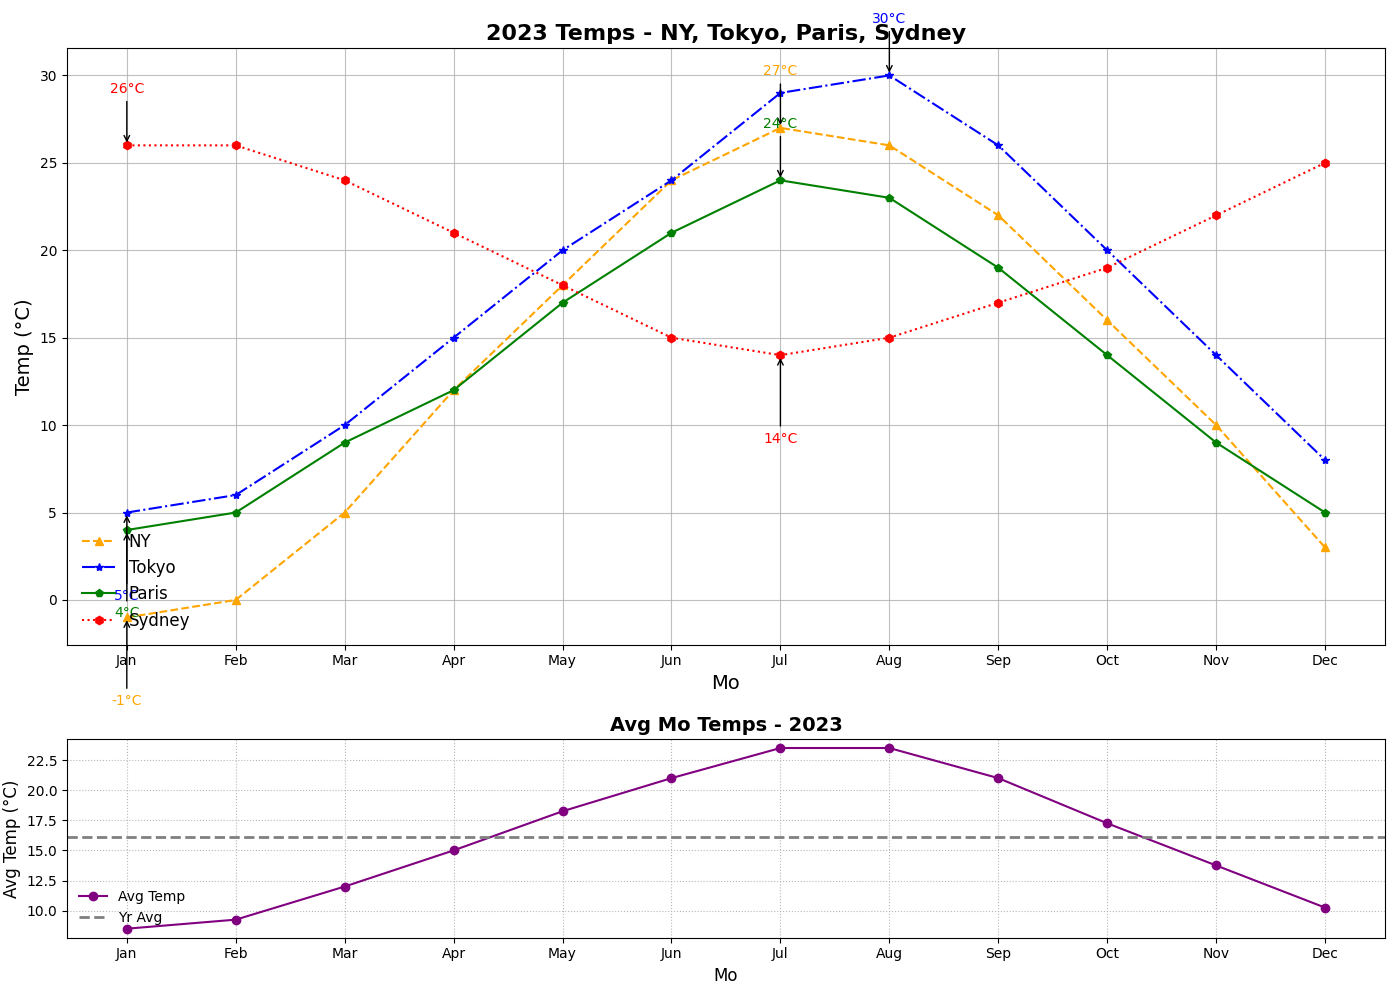

Python code for this plot:
import matplotlib.pyplot as plt
import numpy as np

months = np.array(["Jan", "Feb", "Mar", "Apr", "May", "Jun", "Jul", "Aug", "Sep", "Oct", "Nov", "Dec"])
new_york_temps = np.array([-1, 0, 5, 12, 18, 24, 27, 26, 22, 16, 10, 3])
tokyo_temps = np.array([5, 6, 10, 15, 20, 24, 29, 30, 26, 20, 14, 8])
paris_temps = np.array([4, 5, 9, 12, 17, 21, 24, 23, 19, 14, 9, 5])
sydney_temps = np.array([26, 26, 24, 21, 18, 15, 14, 15, 17, 19, 22, 25])
avg_temps = (new_york_temps + tokyo_temps + paris_temps + sydney_temps) / 4

fig, (ax1, ax2) = plt.subplots(2, 1, figsize=(14, 10), gridspec_kw={'height_ratios': [3, 1]})

ax1.plot(months, new_york_temps, label="NY", linestyle='--', color='orange', marker='^')  # Changed color
ax1.plot(months, tokyo_temps, label="Tokyo", linestyle='-.', color='blue', marker='*')    # Changed color
ax1.plot(months, paris_temps, label="Paris", linestyle='-', color='green', marker='p')    # Changed color
ax1.plot(months, sydney_temps, label="Sydney", linestyle=':', color='red', marker='h')    # Changed color

# Updated annotation colors to match the changed plot colors
cities_data = {'NY': new_york_temps, 'Tokyo': tokyo_temps, 'Paris': paris_temps, 'Sydney': sydney_temps}
colors = ['orange', 'blue', 'green', 'red']
for i, (city, temps) in enumerate(cities_data.items()):
    max_temp = max(temps)
    min_temp = min(temps)
    ax1.annotate(f'{max_temp}°C', xy=(months[temps.argmax()], max_temp), 
                 xytext=(months[temps.argmax()], max_temp + 3), ha='center',
                 color=colors[i], fontsize=10, arrowprops=dict(facecolor=colors[i], arrowstyle='->'))
    ax1.annotate(f'{min_temp}°C', xy=(months[temps.argmin()], min_temp), 
                 xytext=(months[temps.argmin()], min_temp - 5), ha='center',
                 color=colors[i], fontsize=10, arrowprops=dict(facecolor=colors[i], arrowstyle='->'))

ax1.set_title("2023 Temps - NY, Tokyo, Paris, Sydney", fontsize=16, fontweight='bold')
ax1.set_xlabel("Mo", fontsize=14)
ax1.set_ylabel("Temp (°C)", fontsize=14)
ax1.legend(loc="lower left", fontsize=12, frameon=False)
ax1.grid(True, linestyle='-', alpha=0.8)

ax2.plot(months, avg_temps, label="Avg Temp", linestyle='-', color='purple', marker='o')
ax2.axhline(y=avg_temps.mean(), color='grey', linestyle='--', linewidth=2, label="Yr Avg")

ax2.set_title("Avg Mo Temps - 2023", fontsize=14, fontweight='bold')
ax2.set_xlabel("Mo", fontsize=12)
ax2.set_ylabel("Avg Temp (°C)", fontsize=12)
ax2.legend(loc="lower left", fontsize=10, frameon=False)
ax2.grid(True, linestyle=':', alpha=0.9)

plt.tight_layout()
plt.show()
